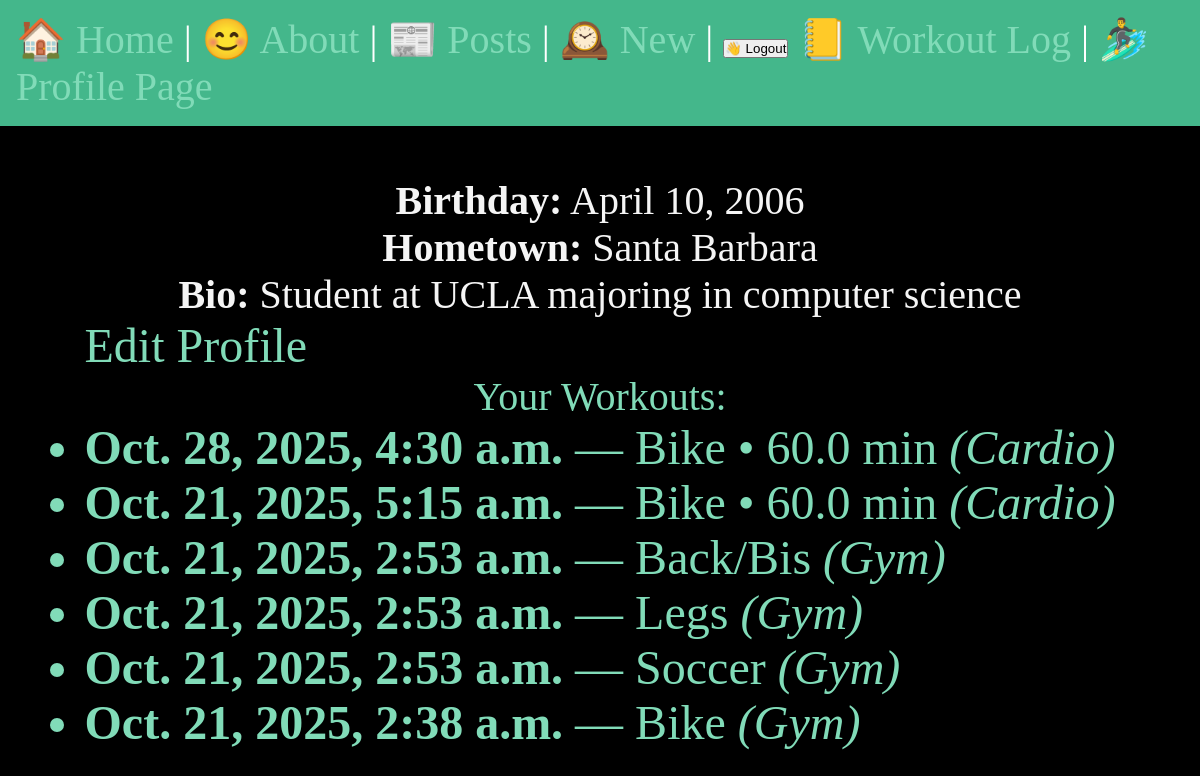
Page /profile/ (signed in) on the earlier database version.
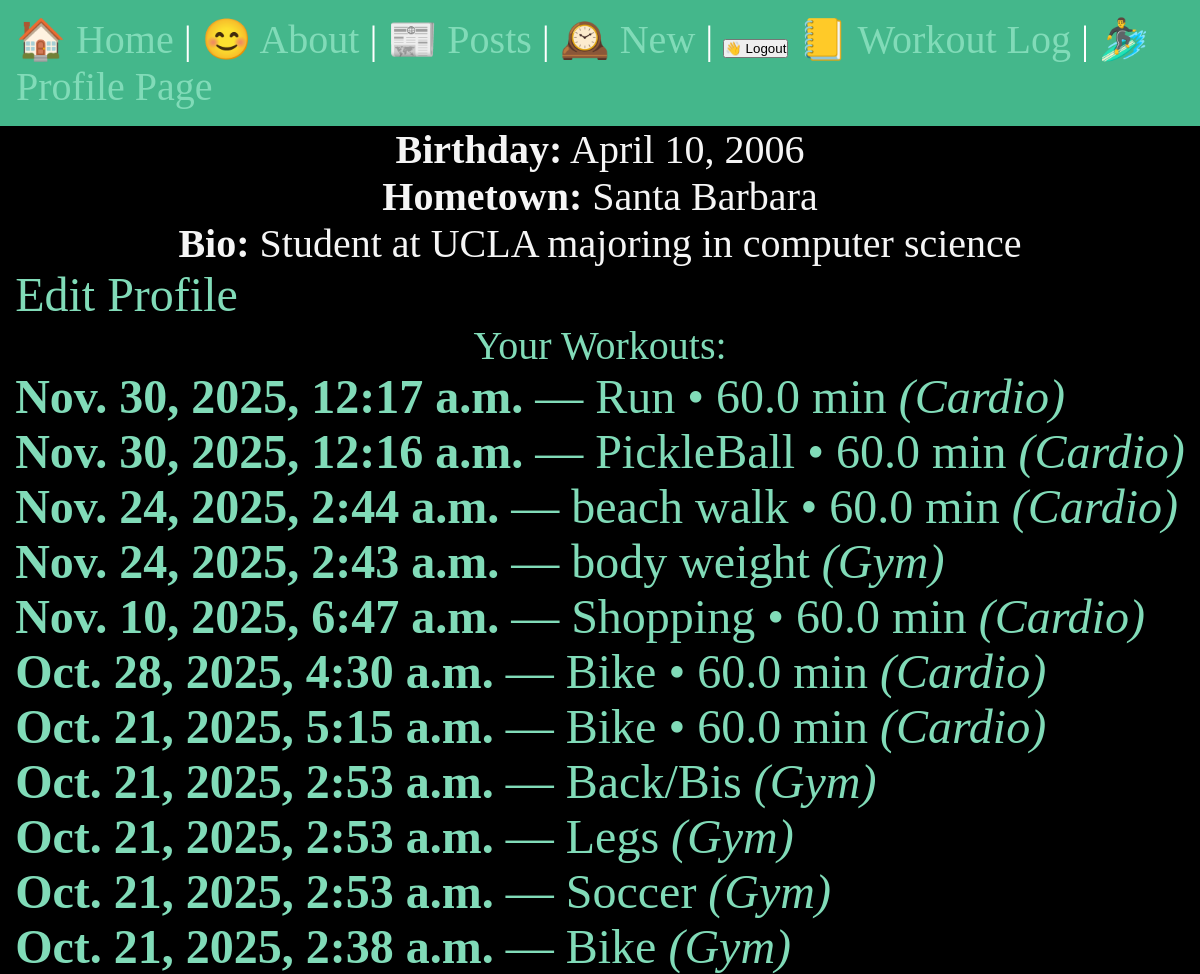
Same page on the later database version.
### profile_page/models.py (models this page shows)
class Profile(models.Model):
    user = models.OneToOneField(User, on_delete=models.CASCADE,related_name='profile')
    bio = models.TextField(blank=True)
    birthday = models.TextField(blank = True)
    location = models.TextField(null = True, blank = True)

### fitness/models.py (models this page shows, shortened)
class Workout(models.Model):
    date = models.DateTimeField(auto_now_add = True)
    user = models.ForeignKey(User, on_delete=models.CASCADE)  # owner, CASCADE means workouts are deleted if user is deleted
    class Meta: # Makes Workout an Abstract Base Class
        abstract = True

class Cardio(Workout):
    activity = models.CharField(max_length = 75)
    duration = models.FloatField(default = 60)
    @property
    def model_name(self):
        return self.__class__.__name__

class Gym(Workout):
    activity = models.CharField(max_length = 75)
    @property #properties turn a method into an attribute, computed on access
    def model_name(self):
        return self.__class__.__name__

### profile_page/views.py (the view)
# urls.py: path('', views.viewpage, name = 'profile'),
@login_required(login_url="/users/login/")
def viewpage(request):
    user = request.user
    cardio = Cardio.objects.filter(user = user).order_by('-date')
    gym = Gym.objects.filter(user = user).order_by('-date')
    workout_list = []
    workout_list.extend(cardio) #extend adds items form query to list, .append would add the entire query
    workout_list.extend(gym)
    workout_list = sorted(workout_list, key=lambda w: w.date, reverse=True)
    return render(request, 'profile_page/profile.html', { "workouts" : workout_list, "user" : user})

### profile_page/templates/profile_page/profile.html (shortened to what this page needs)
{% extends 'layout.html' %}
{% block content %}
    <section>
    {% if user.profile %}
            <p><strong>Birthday:</strong> {{ user.profile.birthday }}</p>
            <p><strong>Hometown:</strong> {{ user.profile.location }}</p>
            {% if user.profile.bio %}
                <p><strong>Bio:</strong> {{ user.profile.bio }}</p>
            {% endif %}
        {% else %}
            <p>No profile information available.</p>
        {% endif %}
      <a href = "{% url 'profile_page:edit_profile' %}" class = button >Edit Profile<a/>
    <p> Your Workouts:</p>
    {% if workouts %}
  <ul>
    {% for w in workouts %}
      <li>
        <strong>{{ w.date }}</strong> —
        {{ w.activity }}
        {% if w.duration %} • {{ w.duration }} min{% endif %}
        <em>({{ w.model_name }})</em>
      </li>
    {% endfor %}
  </ul>
{% else %}
  <p>No workouts yet.</p>
{% endif %}
    </section>
{% endblock %}

### templates/layout.html (shortened to what this page needs)
<!DOCTYPE html>
{% load static %}
<html lang="en">
<head>
    {% load static %}
    <link rel="stylesheet" href="{%static 'css/style.css' %}">
</head>
<body>
    <nav>
        <a href="/">
            <span role = "img" aria-label = "Home" title = "Home" > 🏠 Home</span>
        </a> |
        <a href="/about/">
            <span role = "img" aria-label = "About" title = "About">😊 About</span>
        </a> |
        <a href="{% url 'posts:list' %}">
            <span role = "img" aria-label = "Posts" title = "Posts">📰 Posts</span>
        </a> |
        {% if user.is_authenticated %}
            <a href = "{% url 'posts:new-post' %}">
                <span role = "img" aria-label = "New Post" title = "New Post">🕰️ New </span>
            </a> |
            <form class = "logout" action = "{% url 'users:logout' %}" method = "post" style = "display:inline">
                <button class = "logout-button" aria-label = "User Logout" title = "User Logout" > 👋 Logout</button>
            </form>
            <a href = "{% url 'fitness:workout_log' %}">
                <span role = "img" aria-label = "Workout Log" title = "Workout Log">📒 Workout Log</span>
            </a> |
            <a href = "{% url 'profile_page:profile' %}">
                <span role = "img" aria-label = "Profile Page" title = "profile page">🏄‍♂️ Profile Page</span>
            </a>
        {% endif %}
    </nav>
    <main>
        {%block content%}
        {%endblock%}
    </main>
</body>
</html>

### static/css/style.css (style rules this page uses)
* { margin:0; padding: 0; box-sizing: border-box; }
body { min-height: 100vh; display: flex; place-content: center; font-size: 3rem; background-color: black; color: whitesmoke; flex-flow: column; }
h1, p { font-size: 2.5rem; text-align: center; }
a { text-decoration: none; color: #81dbb8; }
nav { padding: 1rem; background-color: #44B78B; color: white; font-size: 2.5rem; }
main { flex-grow: 1; display: grid; place-content: center; }

Differences in the rows shown:
added Cardio: date "Nov. 30, 2025, 12:17 a.m.", activity "Run", duration "60.0", model_name "Cardio"
added Cardio: date "Nov. 30, 2025, 12:16 a.m.", activity "PickleBall", duration "60.0", model_name "Cardio"
added Cardio: date "Nov. 24, 2025, 2:44 a.m.", activity "beach walk", duration "60.0", model_name "Cardio"
added Gym: date "Nov. 24, 2025, 2:43 a.m.", activity "body weight", model_name "Gym"
added Cardio: date "Nov. 10, 2025, 6:47 a.m.", activity "Shopping", duration "60.0", model_name "Cardio"
